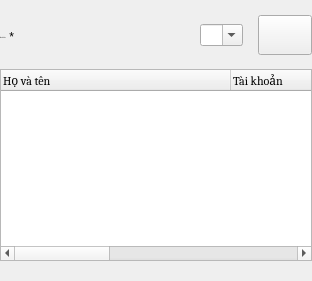
                            <widget class="QWidget" name="widget_26" native="true">
                             <property name="sizePolicy">
                              <sizepolicy hsizetype="Expanding" vsizetype="Preferred">
                               <horstretch>0</horstretch>
                               <verstretch>0</verstretch>
                              </sizepolicy>
                             </property>
                             <property name="minimumSize">
                              <size>
                               <width>0</width>
                               <height>0</height>
                              </size>
                             </property>
                             <property name="maximumSize">
                              <size>
                               <width>16777215</width>
                               <height>16777215</height>
                              </size>
                             </property>
                             <layout class="QVBoxLayout" name="verticalLayout_12">
                              <property name="spacing">
                               <number>0</number>
                              </property>
                              <property name="leftMargin">
                               <number>0</number>
                              </property>
                              <property name="topMargin">
                               <number>0</number>
                              </property>
                              <property name="rightMargin">
                               <number>0</number>
                              </property>
                              <property name="bottomMargin">
                               <number>0</number>
                              </property>
                              <item>
                               <widget class="QWidget" name="widget_14" native="true">
                                <layout class="QHBoxLayout" name="horizontalLayout_14">
                                 <property name="spacing">
                                  <number>0</number>
                                 </property>
                                 <property name="leftMargin">
                                  <number>0</number>
                                 </property>
                                 <property name="topMargin">
                                  <number>0</number>
                                 </property>
                                 <property name="rightMargin">
                                  <number>0</number>
                                 </property>
                                 <property name="bottomMargin">
                                  <number>0</number>
                                 </property>
                                 <item>
                                  <layout class="QHBoxLayout" name="formInput_5">
                                   <property name="spacing">
                                    <number>0</number>
                                   </property>
                                   <property name="topMargin">
                                    <number>0</number>
                                   </property>
                                   <item alignment="Qt::AlignTop">
                                    <widget class="QWidget" name="label_product_1" native="true">
                                     <property name="minimumSize">
                                      <size>
                                       <width>200</width>
                                       <height>0</height>
                                      </size>
                                     </property>
                                     <property name="maximumSize">
                                      <size>
                                       <width>200</width>
                                       <height>16777215</height>
                                      </size>
                                     </property>
                                     <layout class="QHBoxLayout" name="horizontalLayout_2">
                                      <property name="spacing">
                                       <number>0</number>
                                      </property>
                                      <property name="leftMargin">
                                       <number>0</number>
                                      </property>
                                      <property name="topMargin">
                                       <number>30</number>
                                      </property>
                                      <property name="rightMargin">
                                       <number>0</number>
                                      </property>
                                      <property name="bottomMargin">
                                       <number>0</number>
                                      </property>
                                      <item>
                                       <widget class="QLabel" name="label_2">
                                        <property name="font">
                                         <font>
                                          <family>Cambria</family>
                                          <pointsize>-1</pointsize>
                                          <weight>50</weight>
                                          <bold>false</bold>
                                         </font>
                                        </property>
                                        <property name="text">
                                         <string>Nhà cung cấp</string>
                                        </property>
                                       </widget>
                                      </item>
                                      <item>
                                       <widget class="QLabel" name="label_required_1">
                                        <property name="sizePolicy">
                                         <sizepolicy hsizetype="Expanding" vsizetype="Preferred">
                                          <horstretch>0</horstretch>
                                          <verstretch>0</verstretch>
                                         </sizepolicy>
                                        </property>
                                        <property name="text">
                                         <string> *</string>
                                        </property>
                                       </widget>
                                      </item>
                                     </layout>
                                    </widget>
                                   </item>
                                   <item>
                                    <widget class="QWidget" name="widget_15" native="true">
                                     <property name="maximumSize">
                                      <size>
                                       <width>16777215</width>
                                       <height>16777215</height>
                                      </size>
                                     </property>
                                     <layout class="QVBoxLayout" name="verticalLayout_16">
                                      <property name="spacing">
                                       <number>0</number>
                                      </property>
                                      <property name="leftMargin">
                                       <number>0</number>
                                      </property>
                                      <property name="topMargin">
                                       <number>15</number>
                                      </property>
                                      <property name="rightMargin">
                                       <number>0</number>
                                      </property>
                                      <property name="bottomMargin">
                                       <number>0</number>
                                      </property>
                                      <item>
                                       <widget class="QWidget" name="widget_29" native="true">
                                        <layout class="QVBoxLayout" name="verticalLayout_22">
                                         <property name="spacing">
                                          <number>0</number>
                                         </property>
                                         <property name="leftMargin">
                                          <number>0</number>
                                         </property>
                                         <property name="topMargin">
                                          <number>0</number>
                                         </property>
                                         <property name="rightMargin">
                                          <number>0</number>
                                         </property>
                                         <property name="bottomMargin">
                                          <number>0</number>
                                         </property>
                                         <item>
                                          <layout class="QHBoxLayout" name="horizontalLayout_30">
                                           <property name="spacing">
                                            <number>15</number>
                                           </property>
                                           <property name="bottomMargin">
                                            <number>0</number>
                                           </property>
                                           <item>
                                            <widget class="QComboBox" name="user_le">
                                             <property name="font">
                                              <font>
                                               <family>Cambria Math</family>
                                               <pointsize>-1</pointsize>
                                              </font>
                                             </property>
                                             <property name="mouseTracking">
                                              <bool>false</bool>
                                             </property>
                                             <property name="focusPolicy">
                                              <enum>Qt::StrongFocus</enum>
                                             </property>
                                             <property name="editable">
                                              <bool>true</bool>
                                             </property>
                                             <property name="placeholderText" stdset="0">
                                              <string>Tìm theo tên, số điện thoại,...</string>
                                             </property>
                                            </widget>
                                           </item>
                                           <item>
                                            <widget class="QPushButton" name="btn_add_order_user">
                                             <property name="minimumSize">
                                              <size>
                                               <width>54</width>
                                               <height>40</height>
                                              </size>
                                             </property>
                                             <property name="maximumSize">
                                              <size>
                                               <width>46</width>
                                               <height>16777215</height>
                                              </size>
                                             </property>
                                             <property name="font">
                                              <font>
                                               <family>Cambria</family>
                                               <pointsize>-1</pointsize>
                                              </font>
                                             </property>
                                             <property name="cursor">
                                              <cursorShape>PointingHandCursor</cursorShape>
                                             </property>
                                             <property name="text">
                                              <string/>
                                             </property>
                                             <property name="icon">
                                              <iconset resource="../resource.qrc">
                                               <normaloff>:/icon/resources/icon/multiple-images.svg</normaloff>:/icon/resources/icon/multiple-images.svg</iconset>
                                             </property>
                                             <property name="iconSize">
                                              <size>
                                               <width>24</width>
                                               <height>24</height>
                                              </size>
                                             </property>
                                            </widget>
                                           </item>
                                          </layout>
                                         </item>
                                        </layout>
                                       </widget>
                                      </item>
                                      <item>
                                       <widget class="QLabel" name="error_user">
                                        <property name="text">
                                         <string/>
                                        </property>
                                        <property name="margin">
                                         <number>0</number>
                                        </property>
                                       </widget>
                                      </item>
                                     </layout>
                                    </widget>
                                   </item>
                                  </layout>
                                 </item>
                                </layout>
                               </widget>
                              </item>
                              <item>
                               <widget class="QWidget" name="table_info_user_container" native="true">
                                <property name="minimumSize">
                                 <size>
                                  <width>0</width>
                                  <height>100</height>
                                 </size>
                                </property>
                                <layout class="QVBoxLayout" name="verticalLayout_18">
                                 <property name="spacing">
                                  <number>0</number>
                                 </property>
                                 <property name="leftMargin">
                                  <number>0</number>
                                 </property>
                                 <property name="topMargin">
                                  <number>0</number>
                                 </property>
                                 <property name="rightMargin">
                                  <number>0</number>
                                 </property>
                                 <property name="bottomMargin">
                                  <number>20</number>
                                 </property>
                                 <item>
                                  <widget class="QTableWidget" name="table_info_user">
                                   <property name="minimumSize">
                                    <size>
                                     <width>0</width>
                                     <height>80</height>
                                    </size>
                                   </property>
                                   <property name="frameShape">
                                    <enum>QFrame::StyledPanel</enum>
                                   </property>
                                   <property name="frameShadow">
                                    <enum>QFrame::Sunken</enum>
                                   </property>
                                   <property name="showGrid">
                                    <bool>true</bool>
                                   </property>
                                   <property name="gridStyle">
                                    <enum>Qt::CustomDashLine</enum>
                                   </property>
                                   <property name="rowCount">
                                    <number>0</number>
                                   </property>
                                   <attribute name="horizontalHeaderDefaultSectionSize">
                                    <number>230</number>
                                   </attribute>
                                   <attribute name="horizontalHeaderStretchLastSection">
                                    <bool>true</bool>
                                   </attribute>
                                   <attribute name="verticalHeaderVisible">
                                    <bool>false</bool>
                                   </attribute>
                                   <attribute name="verticalHeaderHighlightSections">
                                    <bool>false</bool>
                                   </attribute>
                                   <column>
                                    <property name="text">
                                     <string>Họ và tên</string>
                                    </property>
                                    <property name="font">
                                     <font>
                                      <family>Cambria</family>
                                     </font>
                                    </property>
                                    <property name="textAlignment">
                                     <set>AlignLeading|AlignVCenter</set>
                                    </property>
                                   </column>
                                   <column>
                                    <property name="text">
                                     <string>Tài khoản</string>
                                    </property>
                                    <property name="font">
                                     <font>
                                      <family>Cambria</family>
                                     </font>
                                    </property>
                                    <property name="textAlignment">
                                     <set>AlignLeading|AlignVCenter</set>
                                    </property>
                                   </column>
                                   <column>
                                    <property name="text">
                                     <string>Khuyến mãi</string>
                                    </property>
                                    <property name="font">
                                     <font>
                                      <family>Cambria</family>
                                     </font>
                                    </property>
                                    <property name="textAlignment">
                                     <set>AlignLeading|AlignVCenter</set>
                                    </property>
                                   </column>
                                  </widget>
                                 </item>
                                </layout>
                               </widget>
                              </item>
                             </layout>
                            </widget>
